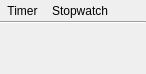
<?xml version="1.0" encoding="UTF-8"?>
<ui version="4.0">
 <class>TimerWindow</class>
 <widget class="QMainWindow" name="TimerWindow">
  <property name="geometry">
   <rect>
    <x>0</x>
    <y>0</y>
    <width>146</width>
    <height>74</height>
   </rect>
  </property>
  <property name="sizePolicy">
   <sizepolicy hsizetype="Preferred" vsizetype="Preferred">
    <horstretch>0</horstretch>
    <verstretch>0</verstretch>
   </sizepolicy>
  </property>
  <property name="windowTitle">
   <string/>
  </property>
  <property name="windowIcon">
   <iconset resource="Timer.qrc">
    <normaloff>:/Timer/Icons/icon.png</normaloff>:/Timer/Icons/icon.png</iconset>
  </property>
  <widget class="QWidget" name="centralWidget">
   <layout class="QGridLayout" name="gridLayout">
    <property name="leftMargin">
     <number>0</number>
    </property>
    <property name="topMargin">
     <number>0</number>
    </property>
    <property name="rightMargin">
     <number>0</number>
    </property>
    <property name="bottomMargin">
     <number>0</number>
    </property>
    <property name="spacing">
     <number>0</number>
    </property>
    <item row="0" column="0">
     <widget class="QToolButton" name="timer_btn">
      <property name="text">
       <string>Timer</string>
      </property>
      <property name="autoRaise">
       <bool>true</bool>
      </property>
     </widget>
    </item>
    <item row="0" column="1">
     <widget class="QToolButton" name="stop_btn">
      <property name="text">
       <string>Stopwatch</string>
      </property>
      <property name="autoRaise">
       <bool>true</bool>
      </property>
     </widget>
    </item>
    <item row="1" column="0" colspan="3">
     <widget class="Line" name="line">
      <property name="orientation">
       <enum>Qt::Horizontal</enum>
      </property>
     </widget>
    </item>
    <item row="2" column="0" colspan="3">
     <widget class="QStackedWidget" name="stack">
      <property name="currentIndex">
       <number>-1</number>
      </property>
     </widget>
    </item>
   </layout>
  </widget>
 </widget>
 <layoutdefault spacing="6" margin="11"/>
 <resources>
  <include location="Timer.qrc"/>
 </resources>
 <connections/>
</ui>
